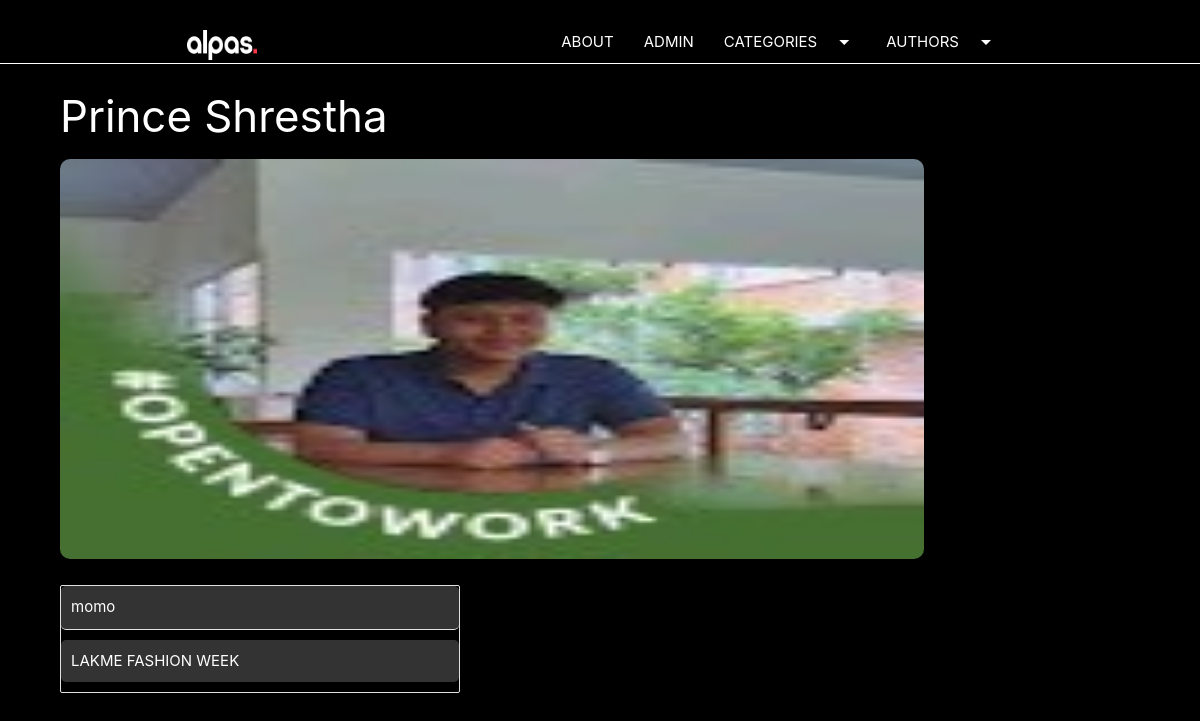
Page /author/prince on the committed database.
### blog/models.py (models this page shows, shortened)
class Author(models.Model):
    auth_id = models.AutoField(primary_key=True)
    name = models.CharField(max_length=100)
    url = models.CharField(max_length=100)
    image = models.ImageField(upload_to='author/')
    bio = models.TextField()

class Post(models.Model):
    post_id = models.AutoField(primary_key=True)
    title = models.CharField(max_length=200)
    content = models.TextField()
    url = models.CharField(max_length=100)
    cat = models.ForeignKey(Category, on_delete=models.CASCADE)
    image = models.ImageField(upload_to='post/')
    author = models.ForeignKey(Author, on_delete=models.CASCADE)

### blog/views.py (the view)
# urls.py: path('author/<slug:url>',author),
def author(request, url):
    auth = Author.objects.get(url=url)
    posts = Post.objects.filter(author=auth)
    return render(request, "author.html", {'author': auth, 'posts': posts,})

### template/author.html (shortened to what this page needs)
{% extends 'base.html' %}
{% block content %}
<body style="background-color: black; color: white;">
<div class="container-custom">
    <h3>{{ author.name }}</h3>
    <div class="img-container">
        <img src="/media/{{ author.image }}" style="max-height: 400px; width: 80%; border-radius: 10px;">
    </div>
    <div class="collection" style="max-width: 400px; margin-top: 20px;">
        {% if posts %}
            {% for p in posts %}
            <a href="/blog/{{ p.url }}" class="collection-item" style="border-radius: 5px; background-color: #333; color: white; margin-bottom: 10px; display: block; padding: 10px;">
                {{ p.title }}
            </a>
            {% endfor %}
        {% else %}
            <h3>NO POSTS BY THE AUTHOR</h3>
        {% endif %}
    </div>
</div>
</body>
{% endblock %}

### blog/static/css/style.css (style rules this page uses)
.container-custom { width:90%; margin: auto; }

### rows in the picture
Author: name "Prince Shrestha", image (picture)
Post: title "momo"
Post: title "LAKME FASHION WEEK"
